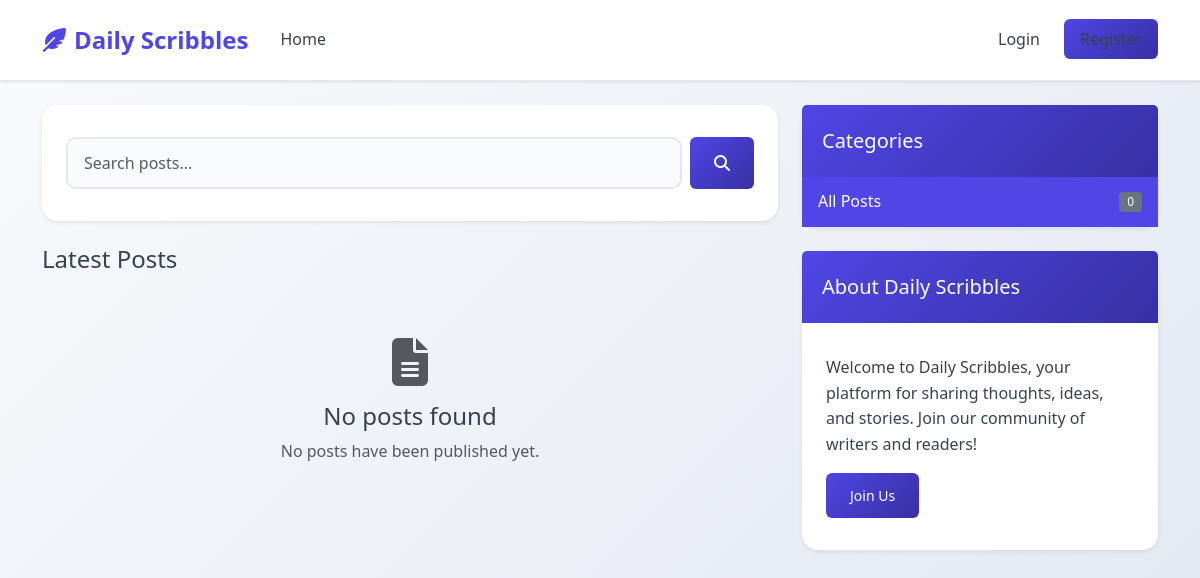
Before: /api/blog/ with the older database file.
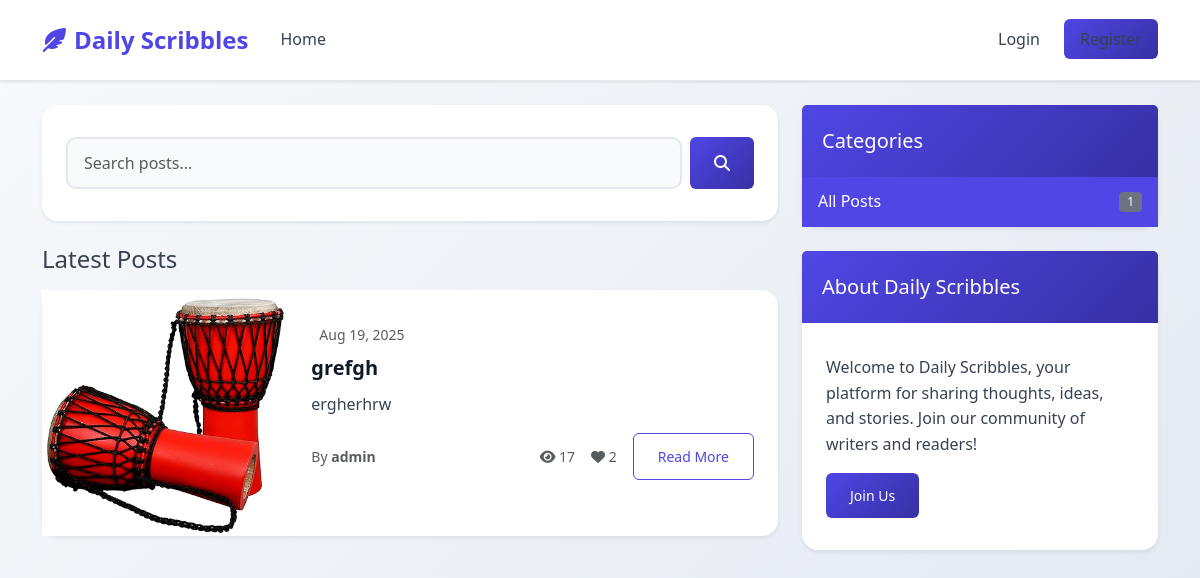
After: the same page with the newer database file.
### blog/models.py (models this page shows, shortened)
class BlogPost(models.Model):
    STATUS_CHOICES = [
        ('draft', 'Draft'),
        ('published', 'Published'),
    ]
    title = models.CharField(max_length=200)
    slug = models.SlugField(max_length=200, unique=True, blank=True)
    author = models.ForeignKey(User, on_delete=models.CASCADE, related_name='blog_posts')
    category = models.ForeignKey(Category, on_delete=models.SET_NULL, null=True, blank=True, related_name='posts')
    content = models.TextField()
    excerpt = models.TextField(max_length=300, blank=True, help_text="Brief description of the post")
    featured_image = models.ImageField(upload_to='blog/images/', blank=True, null=True)
    status = models.CharField(max_length=10, choices=STATUS_CHOICES, default='draft')
    is_featured = models.BooleanField(default=False)
    view_count = models.PositiveIntegerField(default=0)
    like_count = models.PositiveIntegerField(default=0)
    created_at = models.DateTimeField(auto_now_add=True)
    updated_at = models.DateTimeField(auto_now=True)
    class Meta:
        ordering = ['-created_at']

### userapp/models.py (models this page shows, shortened)
class CustomUser(AbstractUser):
    email = models.EmailField(unique=True)

### blog/views.py (the view)
# urls.py: path('', views.blog_list_view, name='post_list'),
def blog_list_view(request):
    posts = BlogPost.objects.filter(status='published').select_related('author', 'category')
    search_query = request.GET.get('search')
    if search_query:
        posts = posts.filter(
            Q(title__icontains=search_query) |
            Q(content__icontains=search_query) |
            Q(excerpt__icontains=search_query)
        )
    category_slug = request.GET.get('category')
    if category_slug:
        posts = posts.filter(category__slug=category_slug)
    featured_posts = posts.filter(is_featured=True)[:3]
    paginator = Paginator(posts, 6)
    page_number = request.GET.get('page')
    page_obj = paginator.get_page(page_number)
    categories = Category.objects.all()
    context = {
        'page_obj': page_obj,
        'featured_posts': featured_posts,
        'categories': categories,
        'search_query': search_query,
        'selected_category': category_slug,
    }
    return render(request, 'blog/post_list.html', context)

### templates/blog/post_list.html (shortened to what the changed rows need)
{% extends 'base/base.html' %}
{% load static %}
{% block content %}
<div class="row">
    <div class="col-lg-8">
        {% for post in page_obj %}
        <article class="card mb-4">
            <div class="row g-0">
                {% if post.featured_image %}
                <div class="col-md-4">
                    <img src="{{ post.featured_image.url }}" class="img-fluid h-100"
                         alt="{{ post.title }}" style="object-fit: cover; min-height: 200px;">
                </div>
                <div class="col-md-8">
                {% else %}
                <div class="col-12">
                {% endif %}
                    <div class="card-body">
                        <div class="mb-2">
                            <small class="text-muted ms-2">{{ post.created_at|date:"M d, Y" }}</small>
                        </div>
                        <h5 class="card-title">
                            {% if user.is_authenticated %}
                                <a href="{% url 'blog:post_detail' post.slug %}" class="text-decoration-none">
                                    {{ post.title }}
                                </a>
                            {% else %}
                                <a href="{% url 'userapp:login' %}?next={% url 'blog:post_detail' post.slug %}" class="text-decoration-none">
                                    {{ post.title }}
                                </a>
                            {% endif %}
                        </h5>
                        <p class="card-text">{{ post.excerpt }}</p>
                        <div class="d-flex justify-content-between align-items-center">
                            <small class="text-muted">
                                By <strong>{{ post.author.username }}</strong>
                            </small>
                            <div class="d-flex align-items-center gap-3">
                                <small class="text-muted">
                                    <i class="fas fa-eye"></i> {{ post.view_count }}
                                </small>
                                <small class="text-muted">
                                    <i class="fas fa-heart"></i> {{ post.like_count }}
                                </small>
                                {% if user.is_authenticated %}
                                    <a href="{% url 'blog:post_detail' post.slug %}" class="btn btn-outline-primary btn-sm">
                                        Read More
                                    </a>
                                {% else %}
                                    <a href="{% url 'userapp:login' %}?next={% url 'blog:post_detail' post.slug %}" class="btn btn-outline-primary btn-sm">
                                        Read More
                                    </a>
                                {% endif %}
                            </div>
                        </div>
                    </div>
                </div>
            </div>
        </article>
        {% empty %}
        <div class="text-center py-5">
            <i class="fas fa-file-alt fa-3x text-muted mb-3"></i>
            <h4>No posts found</h4>
            <p class="text-muted">
                {% if search_query %}
                    No posts match your search for "{{ search_query }}".
                {% else %}
                    No posts have been published yet.
                {% endif %}
            </p>
        </div>
        {% endfor %}
    </div>
    <div class="col-lg-4">
        <div class="card mb-4">
            <div class="card-body p-0">
                <div class="list-group list-group-flush">
                    <a href="{% url 'blog:post_list' %}" class="list-group-item list-group-item-action d-flex justify-content-between align-items-center {% if not selected_category %}active{% endif %}">
                        All Posts
                        <span class="badge bg-secondary">{{ page_obj.paginator.count }}</span>
                    </a>
                </div>
            </div>
        </div>
    </div>
</div>
{% endblock %}

Changed rows visible on the page:
added BlogPost: featured_image (picture), created_at "Aug 19, 2025", title "grefgh", excerpt "ergherhrw", author.username "admin", view_count "17", like_count "2"
Other visible differences:
{{ page_obj.paginator.count }}: "0" → "1"
text no longer shown: "No posts found No posts have been published yet."
